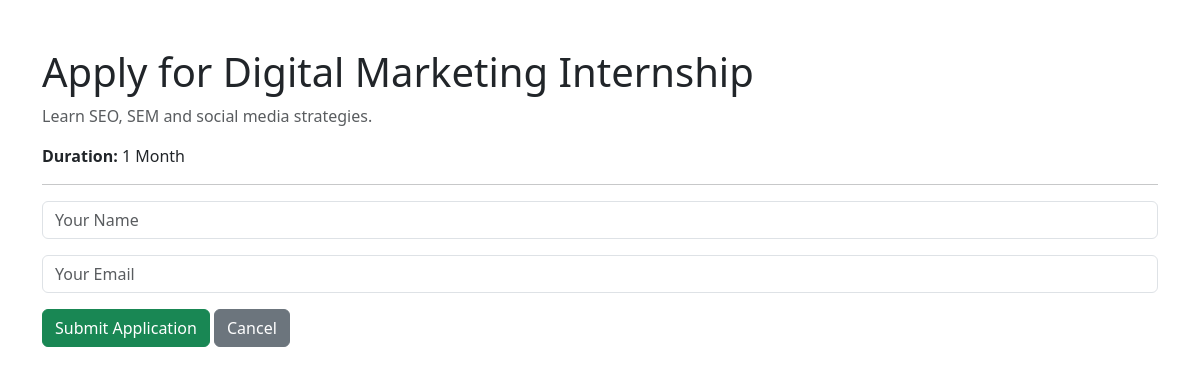
The app's page /apply.php?id=3 with its own data.
### tables this page shows
CREATE TABLE internships (
  id INT AUTO_INCREMENT PRIMARY KEY,
  title VARCHAR(100),
  description TEXT,
  duration VARCHAR(50)
);

### apply.php (the view, shortened to what this page needs)
<?php
require 'includes/db.php';
$id = (int)$_GET['id'];
$stmt = $conn->prepare("SELECT * FROM internships WHERE id=:id");
$stmt->execute([':id'=>$id]);
$internship = $stmt->fetch();
?>
<!DOCTYPE html>
<html>
<head>
  <link rel="stylesheet" href="https://cdn.jsdelivr.net/npm/bootstrap@5.3.0/dist/css/bootstrap.min.css">
</head>
<body class="container py-5">
  <h1>Apply for <?= htmlspecialchars($internship['title']) ?></h1>
  <p class="text-muted"><?= htmlspecialchars($internship['description']) ?></p>
  <p><strong>Duration:</strong> <?= htmlspecialchars($internship['duration']) ?></p>
  <hr>
  <form action="submit_application.php" method="post">
    <div class="mb-3"><input class="form-control" name="name" placeholder="Your Name" required></div>
    <div class="mb-3"><input class="form-control" type="email" name="email" placeholder="Your Email" required></div>
    <button class="btn btn-success">Submit Application</button>
    <a href="index.php" class="btn btn-secondary">Cancel</a>
  </form>
</body>
</html>

### records on screen
internships: title "Digital Marketing Internship", description "Learn SEO, SEM and social media strategies.", duration "1 Month"
